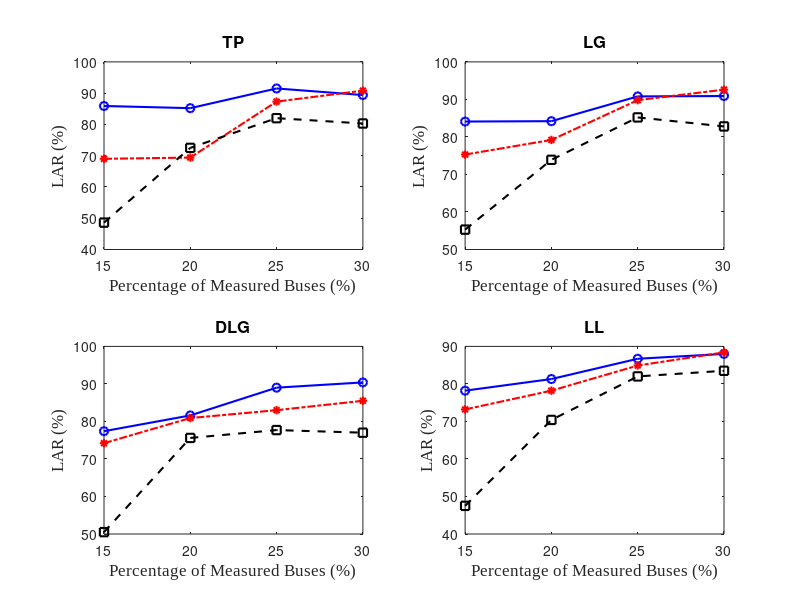

Write MATLAB code to recreate this figure. (Note: this script raises an error after producing the figure.)
clc;clear all; close all;
% data
ratio = [15:5:30];
cnn1 =  [89.4	96.8	94.7	96.5];
svm1 = [55.2	67.9	56.7	58.4];
nn1 =[85.9	85.2	91.5	89.4];
Threenn1 = [69.0 69.4 87.3 90.8 ];
fournn1 =[48.6 72.5 82.0 80.3];

cnn2 =  [91.9	94	95.4	96.1];
svm2 = [53.5	66.9	69	67.2];
nn2 =[84.1	84.2	90.8	90.9];
Threenn2 = [75.3 79.2 89.8 92.6];
fournn2 =[55.3 73.9 85.2 82.8];

cnn3 =  [84.1	91.9	94	97.2];
svm3 = [54.1	67.1	76.8	80.2];
nn3 =[77.4	81.6	89	90.4];
Threenn3 = [74.2 80.9 83.0 85.5];
fournn3 =[50.5 75.6 77.7 77.0 ];


cnn4 =  [86.3	91.5	94	95.1];
svm4 = [43.3	60.2	62.7	64.4];
nn4 =[78.2	81.3	86.7	88];
Threenn4 = [73.2 78.2 84.9 88.4];
fournn4 =[47.5 70.4 82.0 83.5];

cnn0 =  [87.925	93.55	94.525	96.225];
svm0 = [51.525	65.525	66.3	67.55];
nn0 =[81.4	83.075	89.5	89.675];

cnn = [cnn1;cnn2;cnn3;cnn4];
svm = [svm1;svm2;svm3;svm4];
nn = [nn1;nn2; nn3; nn4];
Threenn = [Threenn1;Threenn2; Threenn3; Threenn4];
fournn = [fournn1;fournn2; fournn3; fournn4];
% plot the figures
num_classifier = 3;
num_faultType = 4;
font_size =12;
marker_type ={'bo-', 'r*-.', 'ks--','b*--','rs-','kd-.','mo--'};
fault_type ={'TP', 'LG', 'DLG', 'LL'};
legend_text = {'2-NN','3-NN','4-NN'};
position_array=[0.1 0.64 0.38 0.29;
                0.57 0.64 0.38 0.29;
                0.1 0.18 0.38 0.29;
                0.57 0.18 0.38 0.29;
                0.25 0.02 0.50 0.04];
figure('units','pixels','position',[50 300 600 500]);
set(gca,'fontName','Times New Roman') 
for j=1:num_faultType
    h=subplot(2,2,j);
    set(h,'Units','normalized','Position',position_array(j,:));
    plot(ratio,nn(j,:),  marker_type{1}, 'linewidth', 1.5);
    hold on; 
    plot(ratio,Threenn(j,:),  marker_type{2}, 'linewidth', 1.5);
    hold on;  
    plot(ratio,fournn(j,:),  marker_type{3}, 'linewidth', 1.5);
    hold on; 
    xlabel('Percentage of Measured Buses (%)','fontname','Times New Roman','fontsize',font_size); 
    ylabel('LAR (%)','fontname','Times New Roman','fontsize',font_size); 
    xlim([ratio(1) ratio(end)]);
    set(gca,'XTick',ratio);
    title(fault_type{j},'fontsize',font_size);
end
h = legend(legend_text, 'Orientation',...
    'horizonal','Location','none','fontname','Times New Roman','fontsize',font_size);
legend('boxoff');
set(h, 'Units','normalized','Position', position_array(5,:));

 



% figure;
% plot(ratio,cnn1,'r-*' ,'lineWidth', 2);
% hold on;
% plot(ratio,svm1, 'b-<', 'lineWidth', 2);
% hold on;
% plot(ratio,nn1, 'g-o', 'lineWidth', 2);
% xlabel('The Ratio of Measured Buses ( %)')
% ylabel('LAR of Different Classifiers (%)')
 